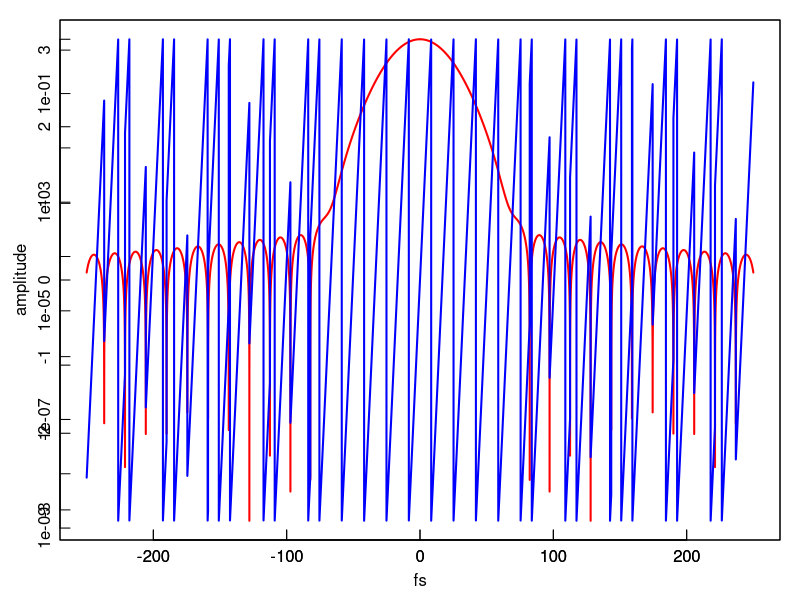

Generate this figure with R:
speed_of_light <- 299792458 #m/s

#calculation parameter
division_number_frequency <- 4000
division_number_time <- 50000

#Ti:saphire laser
central_wavelength <- 800 *10^(-9) #m
central_frequency <- speed_of_light/central_wavelength #1/s
pulse_duration <- 50 *10^(-15) #s 
repetition_rate <- 1*10^3 #1/s
#operating_frequency <- seq(central_frequency-5/pulse_duration, central_frequency+5/pulse_duration, by=repetition_rate) #1/s
operating_frequency <- seq(central_frequency-10/pulse_duration, central_frequency+10/pulse_duration, length=division_number_frequency) #1/s

spectrum_incident <- exp(-(operating_frequency-central_frequency)^2*(pulse_duration^2)/16)

#Fourier transformation from spectrum to time
time_coordinate <- seq(-5*pulse_duration, 5*pulse_duration, length=division_number_time) #s
Et_incident <- numeric(division_number_time) #0
for (i in 1:division_number_frequency){
	#trapzoid
	Et_incident <- Et_incident + spectrum_incident[i]*exp(1i*operating_frequency[i]*time_coordinate)
	#Simpson
	#Et_incident <- Et_incident + i%2* spectrum_incident[i]*exp(1i*operating_frequency[i]*time_coordinate)
}

#arg
Arg_t <- numeric(division_number_time) #0
delta_Arg <- numeric(division_number_time) #0
for(j in 1:(division_number_time-1)){
	delta_Arg[j] <- Arg(Et_incident[j+1]-Et_incident[j])
}
for(j in 1:(division_number_time-2)){
	Arg_t[j] <- delta_Arg[j+1]-delta_Arg[j]
	if( Arg_t[j] < 0 ){Arg_t[j] <- Arg_t[j] +2*pi }
}


png("superoscillation_in_time.png", height=1300, width=1700, res=216)
par(mar = c(3, 3, 1, 1)) #  余白の広さを行数で指定．下，左，上，右の順．
par(mgp = c(1.5, 0.3, 0)) #  余白の使い方．説明，ラベル，軸の位置を行で指定．
plot(time_coordinate*10^15, abs(Et_incident)/max(abs(Et_incident)),log="y",type="l",lwd=2, tcl=0.5, col="red",xlab="fs", ylab="amplitude")
par(new=T)
plot(time_coordinate*10^15, Arg(Et_incident),type="l",lwd=2, tcl=0.5, col="blue",xlab="", ylab="")
#axis(side=3, xlim=c(min(scattering_rate),max(scattering_rate)), at=c(221,261,313,384), labels=c("bulk",170,80,60), tck=1, col="blue", lty="dashed")
#mtext("Grain diameter (nm)*", side=3, line=1.5)
#axis(side=4, xlim=c(min(propagation_length),max(propagation_length)), at=c(9.0,12.0,14.7), labels=c("","",""), tck=1, col="green", lty="dashed")
#text(390,9.0, "wavelength: 800 nm")
dev.off()